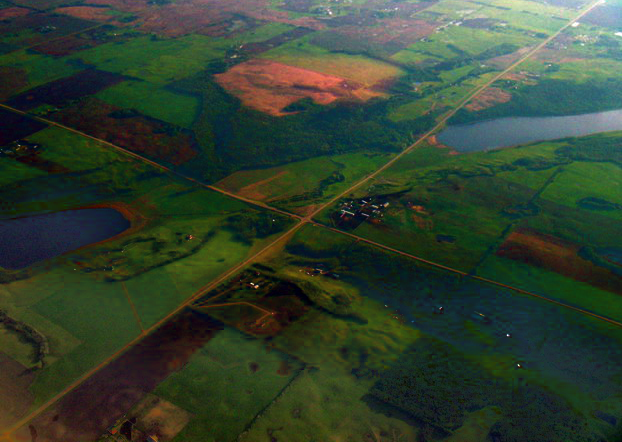
%> input picture DCAHE-MVMEF_Laboratory/comparisionLab/p4/cap.png, 622 x 442 px; its folder holds only this picture in this run
$ octave test1.m   (GNU Octave 9; MATLAB toolbox functions it lacks are replaced by stand-ins)
%> lines starting %> are read from the running program, lines starting %| are printed output that depends on the picture; in (x1, y1, x2, y2) boxes, pixels count from 0 and x2, y2 are one past the last pixel; in counts of white or black regions, pixels touching at a corner belong together; the program's own positions count from 1
clc;clear all; close all;

InputPath = '.\p4\';
FileName = dir(strcat(InputPath, '*.png'));

for k=1:length(FileName)
    tempFileName = FileName(k).name;
    ImPath = strcat(InputPath, tempFileName);

    I_hazy = double(imread(ImPath)) ./ 255;


    [H,W,C] = size(I_hazy);
%> H = 442; W = 622; C = 3
%%%%%%%%%%%%%%%%%%%%%%%%%%%%%%%%%%%%%%%%%%%%%%%%%%%%%%%%%%%%%%%%%%%%%%%%%%%
    edgeSize = 5;
    windowSize = 80;

    area2 = [30,500];
    area1 = [310,340];
%%%%%%%%%%%%%%%%%%%%%%%%%%%%%%%%%%%%%%%%%%%%%%%%%%%%%%%%%%%%%%%%%%%%%%%%%%%
    reSize = floor((W - 30) / 2);
%> reSize = 296
    ratio = reSize / (windowSize + 1);
%> ratio = 3.65

    res = ones(H + 20 + reSize, W, 3);
    res(1:H,1:W,:) = I_hazy(:,:,:);

    areaA = zeros(windowSize + 1,windowSize + 1,3);
    k = -4;
    for i = area1(1) - edgeSize : area1(1) + windowSize + edgeSize
        l = 1;
        for j = area1(2) - edgeSize : area1(2) + windowSize + edgeSize
            if i - area1(1) <= -1 ||  i - area1(1) - windowSize >= 1
                res(i,j,1) = 1;
                res(i,j,2) = 0;
                res(i,j,3) = 0;
            elseif j - area1(2) <= -1 ||  j - area1(2) - windowSize >= 1
                res(i,j,1) = 1;
                res(i,j,2) = 0;
                res(i,j,3) = 0;
            else
                areaA(k,l,:) = res(i,j,:);
                l = l + 1;
            end
        end
        k = k + 1;
    end
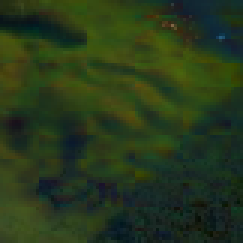
%> areaA: size 81x81x3 double (shown 3 times larger); mean R, G, B 0.153, 0.221, 0.106
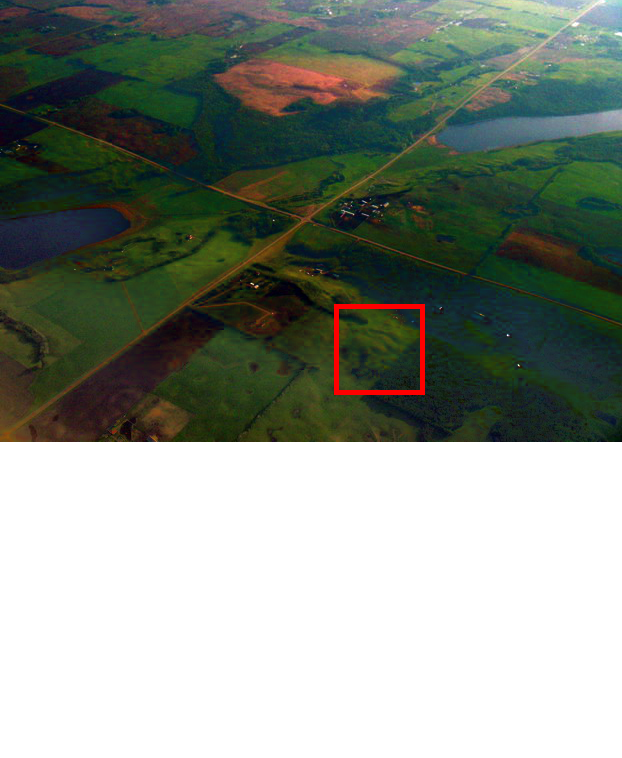
%> res: size 758x622x3 double; mean R, G, B 0.533, 0.563, 0.525
%> after the loop, k = 87
    areaB = zeros(windowSize + 1,windowSize + 1,3);
    k = -4;
    for i = area2(1) - edgeSize : area2(1) + windowSize + edgeSize
        l = 1;
        for j = area2(2) - edgeSize : area2(2) + windowSize + edgeSize
            if  i - area2(1) <= -1 || i - area2(1) - windowSize >= 1
                res(i,j,1) = 0;
                res(i,j,2) = 0;
                res(i,j,3) = 1;
            elseif j - area2(2) <= -1 || j - area2(2) - windowSize >= 1
                res(i,j,1) = 0;
                res(i,j,2) = 0;
                res(i,j,3) = 1;
            else
                areaB(k,l,:) = res(i,j,:);
                l = l + 1;
            end
        end
        k = k + 1;
    end
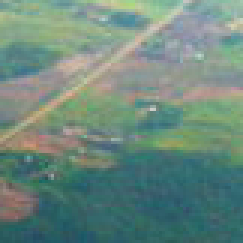
%> areaB: size 81x81x3 double (shown 3 times larger); mean R, G, B 0.424, 0.536, 0.493
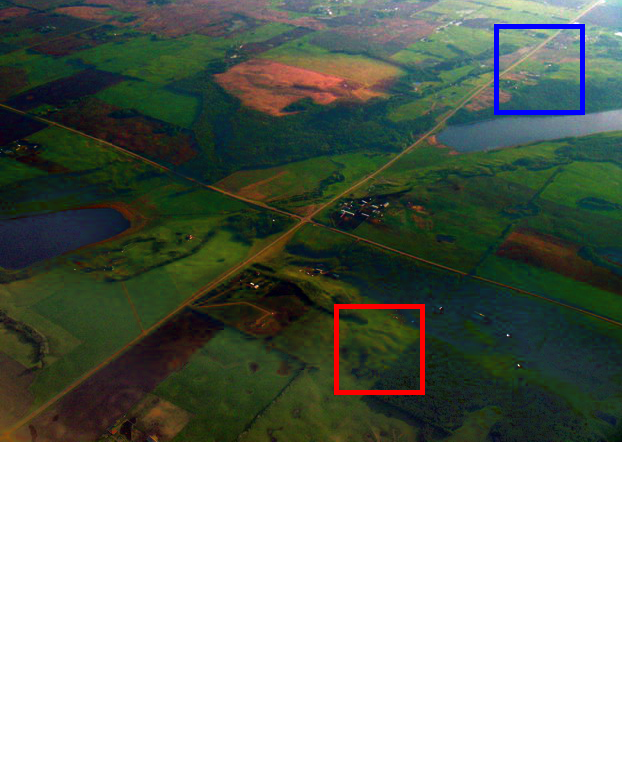
%> res: size 758x622x3 double; 0.36% of pixels changed, all inside (x1, y1, x2, y2) = (494, 24, 585, 115)

    areaA = imresize(areaA, ratio,'nearest');
%> areaA: size 296x296x3 double
    areaB = imresize(areaB, ratio,'nearest');
%> areaB: size 296x296x3 double
    [height,width,color] = size(areaA);
%> height = 296; width = 296; color = 3

    resA = zeros(width + 10, width + 10, 3);
    resB = zeros(width + 10, width + 10, 3);

    for i = 1:width + 10
        for j = 1:width + 10
            if i <= 5 || i >= width + 5
                resA(i,j,1) = 1;
                resA(i,j,2) = 0;
                resA(i,j,3) = 0;
            elseif j <= 5 || j >= width + 5
                resA(i,j,1) = 1;
                resA(i,j,2) = 0;
                resA(i,j,3) = 0;
            else
                resA(i,j,:) = areaA(i-5,j-5,:);
            end
        end
    end
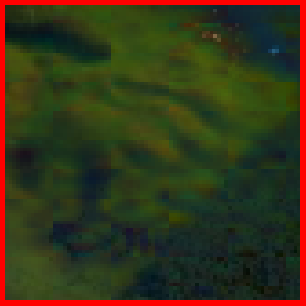
%> resA: size 306x306x3 double; mean R, G, B 0.213, 0.206, 0.0988

    for i = 1:width + 10
        for j = 1:width + 10
            if i <= 5 || i >= width + 5
                resB(i,j,1) = 0;
                resB(i,j,2) = 0;
                resB(i,j,3) = 1;
            elseif j <= 5 || j >= width + 5
                resB(i,j,1) = 0;
                resB(i,j,2) = 0;
                resB(i,j,3) = 1;
            else
                resB(i,j,:) = areaB(i-5,j-5,:);
            end
        end
    end
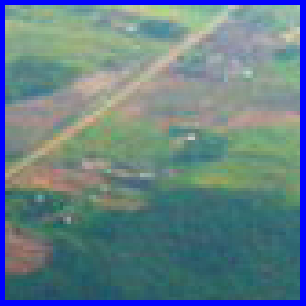
%> resB: size 306x306x3 double; mean R, G, B 0.395, 0.499, 0.529

    res(H+11:H+width+20,1:width + 10,:) = resA(:,:,:);
    res(H+11:H+width+20,W - width - 9:end,:) = resB(:,:,:);
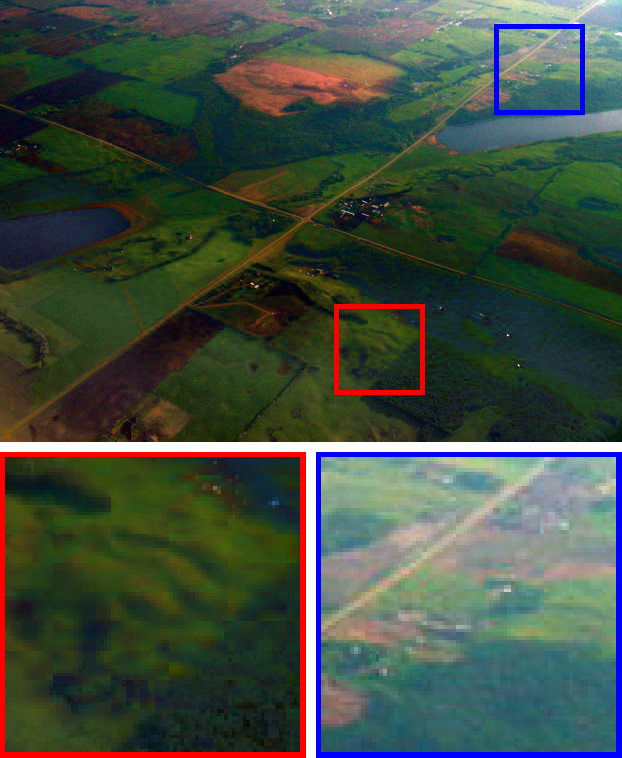
%> res: size 758x622x3 double; mean R, G, B 0.255, 0.304, 0.255

    figure(1)
    imshow(res)

    imwrite(res, ['.\res4\', tempFileName(1:end-4), '.png',]);
end

$ run again, on DCAHE-MVMEF_Laboratory/comparisionLab/p4/nlp.png
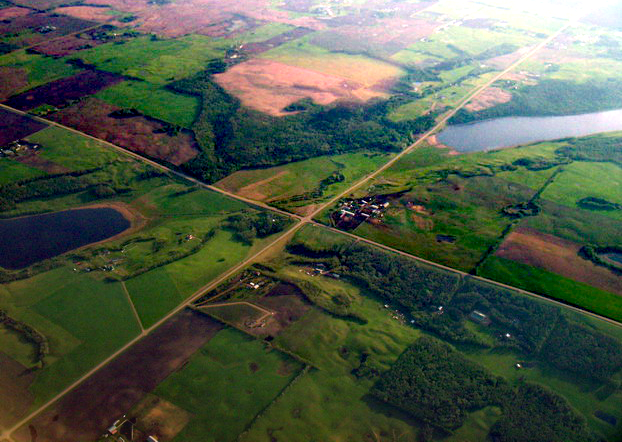
%> input picture DCAHE-MVMEF_Laboratory/comparisionLab/p4/nlp.png, 622 x 442 px
%> after the loop `for i = area1(1) - edgeSize : area1(1) + windowSize + edgeSize`:
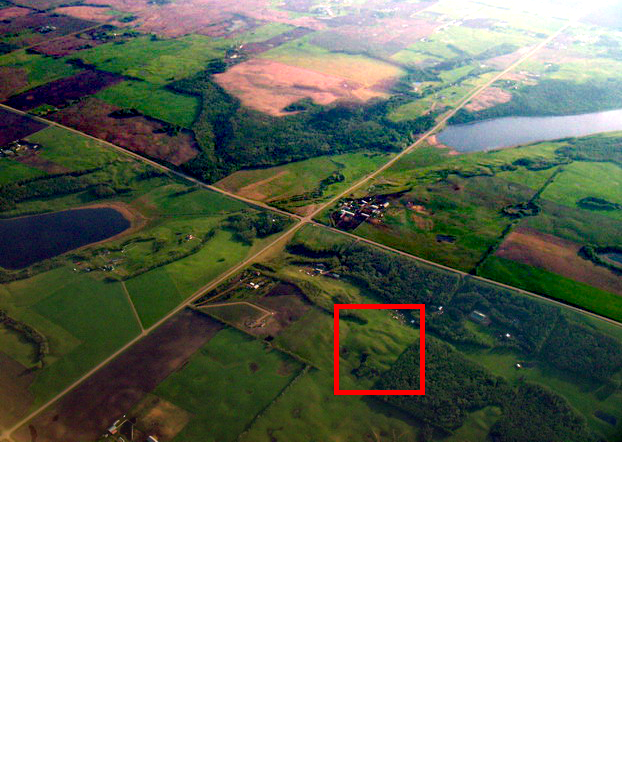
%> res: size 758x622x3 double; mean R, G, B 0.599, 0.618, 0.58
%> after the loop `for i = area1(1) - edgeSize : area1(1) + windowSize + edgeSize`: k = 87
%> `res(H+11:H+width+20,W - width - 9:end,:) = resB(:,:,:);`:
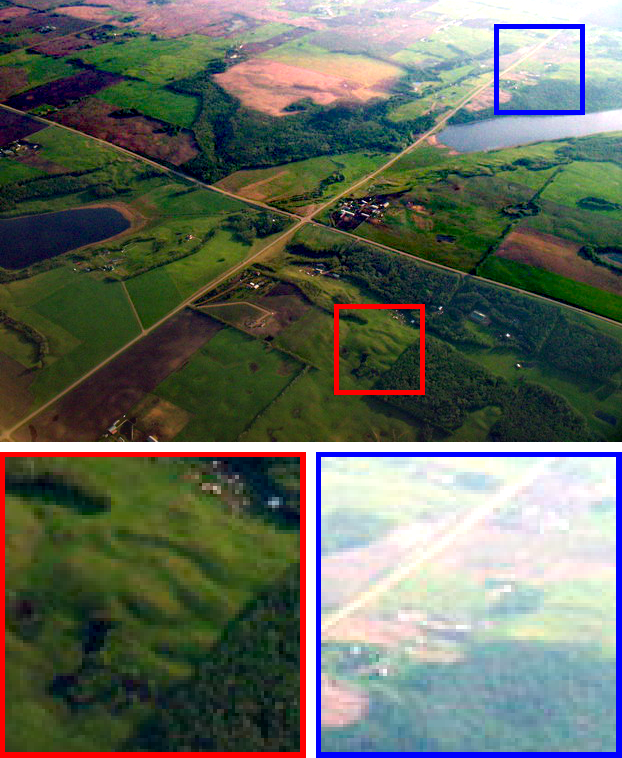
%> res: size 758x622x3 double; mean R, G, B 0.389, 0.418, 0.371

$ run again, on DCAHE-MVMEF_Laboratory/comparisionLab/p4/mscnn.png
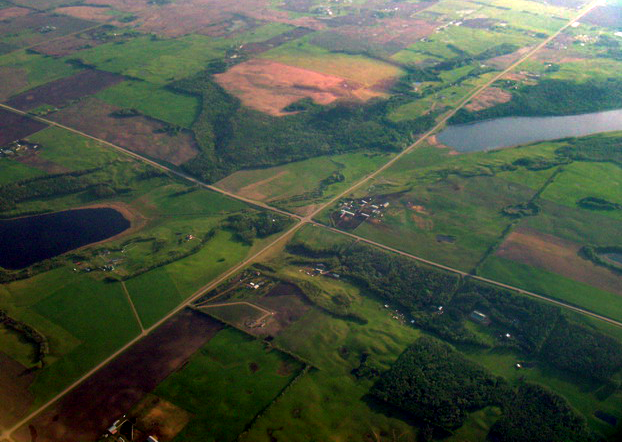
%> input picture DCAHE-MVMEF_Laboratory/comparisionLab/p4/mscnn.png, 622 x 442 px
%> after the loop `for i = area1(1) - edgeSize : area1(1) + windowSize + edgeSize`:
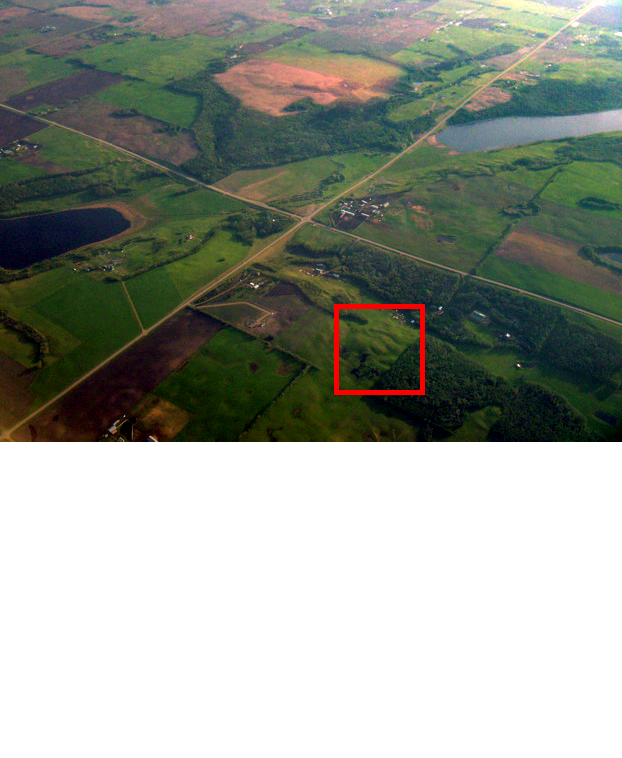
%> res: size 758x622x3 double; mean R, G, B 0.586, 0.606, 0.569
%> after the loop `for i = area1(1) - edgeSize : area1(1) + windowSize + edgeSize`: k = 87
%> `res(H+11:H+width+20,W - width - 9:end,:) = resB(:,:,:);`:
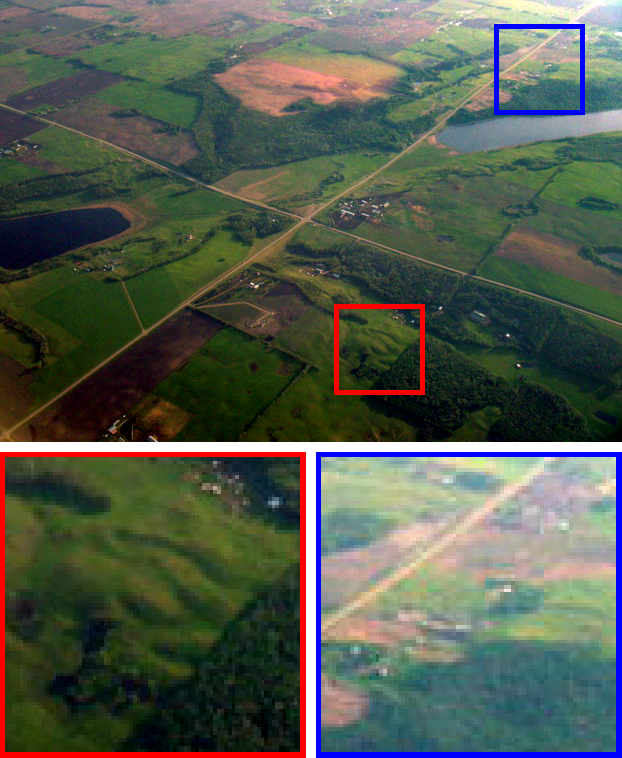
%> res: size 758x622x3 double; mean R, G, B 0.329, 0.359, 0.308
